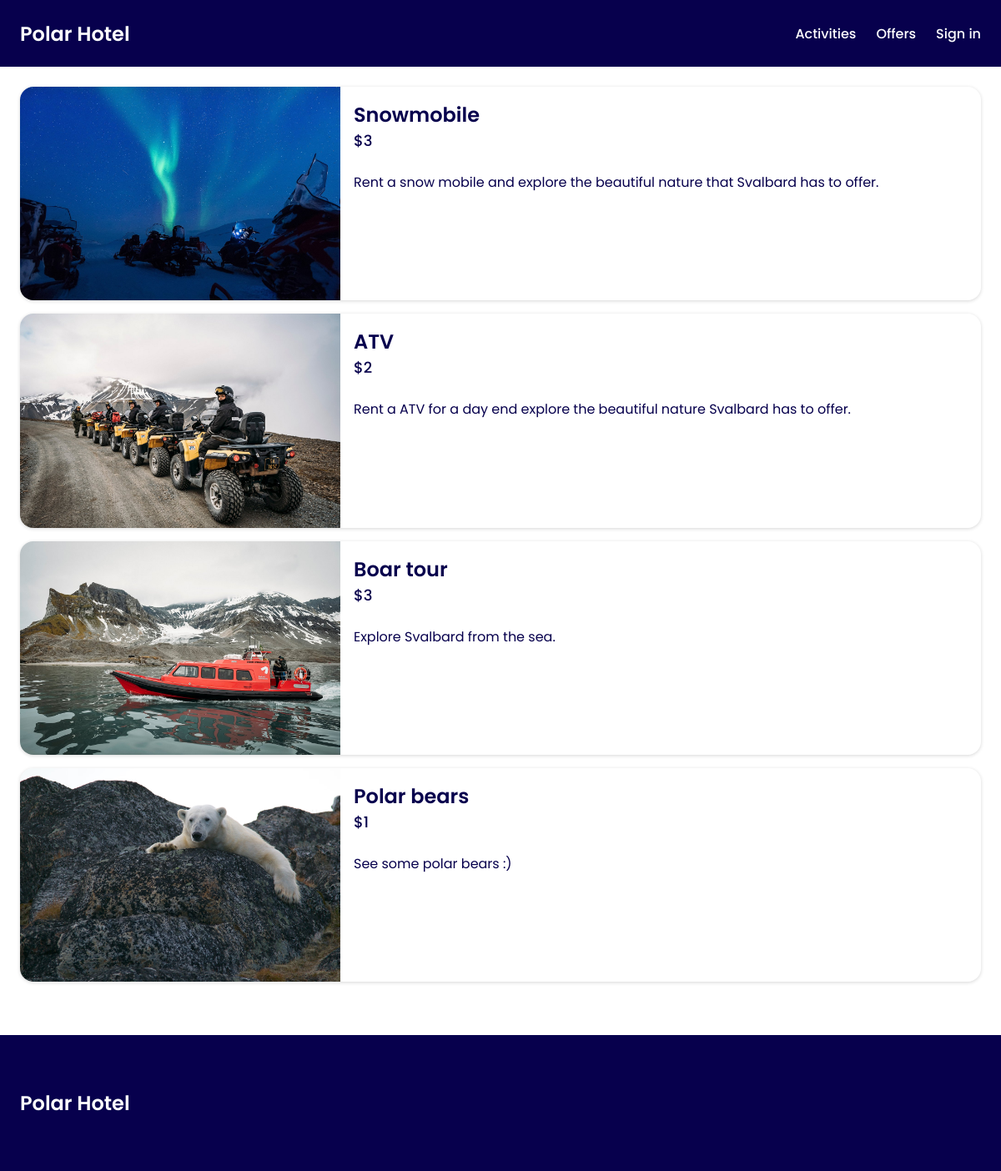
Page /activities.php on the committed database.
### tables this page shows
CREATE TABLE activities (
	id VARCHAR PRIMARY KEY,
	activity VARCHAR,
	price INTEGER,
	description VARCHAR,
	image VARCHAR
);

### app/getActivities.php (called while the page is built, shortened)
<?php
require_once __DIR__ . "/../vendor/autoload.php";
$stars = intval($_ENV["STARS"]);
$selectActivities = $db->query("SELECT * FROM activities");
$selectActivities->execute();
$activities = $selectActivities->fetchAll(PDO::FETCH_ASSOC);
$activities = array_map(function (array $activity) use ($stars) {
    return [...$activity, "price" => $activity["price"] = $activity["price"] + $stars];
}, $activities);

### activities.php (the view, shortened to what this page needs)
<?php
require_once __DIR__ . "/views/header.php";
require_once __DIR__ . "/views/navigation.php";
require __DIR__ . "/app/getActivities.php";
?>
<main class="room-main max-w-section">
    <div class="activity-cards-container">
        <?php foreach ($activities as $activity) : ?>
            <div class="activity-card">
                <img src=<?= "assets/images/" . $activity["image"] ?> alt="activity">
                <div class="activity-card-info">
                    <h3><?= $activity["activity"]; ?></h3>
                    <div class="price-sm"><?= "$" . $activity["price"]; ?></div>
                    <p><?= $activity["description"]; ?></p>
                </div>
            </div>
        <?php endforeach; ?>
    </div>
</main>
<?php require_once __DIR__ . "/views/footer.php"; ?>

### views/header.php (shortened to what this page needs)
<!DOCTYPE html>
<html lang="en">
<head>
    <link rel="stylesheet" href="https://cdnjs.cloudflare.com/ajax/libs/font-awesome/6.5.1/css/all.min.css" />
    <link rel="stylesheet" href="assets/style/style.css">
    <link rel="stylesheet" href="assets/style/mediaQuery.css">
</head>
<body>

### views/navigation.php (shortened to what this page needs)
<header>
    <a href="index.php" class="nav-logo">Polar Hotel</a>
    <nav class="desktop-nav">
        <a href="activities.php">Activities</a>
        <a href="#">Offers</a>
        <a href=<?= isset($_SESSION["admin"]) ? "app/logout.php" : "login.php" ?>><?= isset($_SESSION["admin"]) ? "Sign out" : "Sign in" ?></a>
    </nav>
</header>

### views/footer.php (shortened to what this page needs)
<footer>
    <div class="nav-logo">Polar Hotel</div>
</footer>
</body>
</html>

### assets/style/style.css (style rules this page uses)
:root { --dark-blue: #07004d; --blue: #28bafe; --light-blue: #e3f5fd; --white: #fff; --rounded-md: 16px; --rounded-sm: 8px; }
* { box-sizing: border-box; font-family: "Poppins", sans-serif; }
body { min-height: 100vh; background: var(--white); color: var(--dark-blue); margin: 0; padding: 0; }
footer { background: var(--dark-blue); color: var(--white); padding: 64px 24px; }
h1, h2, h3, p { margin: 0; }
h3 { font-size: 24px; font-weight: 600; }
a { color: var(--white); text-decoration: none; font-weight: 500; font-size: 1rem; }
header { display: flex; justify-content: space-between; align-items: center; padding: 16px 24px; width: 100%; height: 80px; background: var(--dark-blue); color: var(--white); position: fixed; top: 0; left: 0; z-index: 50; overflow-x: hidden; }
.nav-logo { user-select: none; font-size: 24px; font-weight: 600; }
.desktop-nav { display: flex; gap: 24px; }
.max-w-section { max-width: 1440px; width: 100%; margin: 0 auto; }
.room-main { min-height: 100vh; padding: 104px 24px 0 24px; }
.activity-cards-container { display: flex; flex-direction: column; gap: 16px; margin-bottom: 64px; }
.activity-card { display: flex; flex-direction: column; overflow: hidden; border-radius: var(--rounded-md); box-shadow: rgba(0, 0, 0, 0.16) 0px 1px 4px; }
.activity-card img { max-height: 300px; object-fit: cover; object-position: center; }
.activity-card-info { padding: 16px; }
.activity-card-info .price-sm { font-size: 18px; font-weight: 500; margin-bottom: 24px; }

### assets/style/mediaQuery.css (style rules this page uses)
@media (min-width: 700px) { .activity-card { flex-direction: row; } }
@media (min-width: 700px) { .activity-card img { width: calc(100% / 3); } }

### rows in the picture
activities: image (picture), activity "Snowmobile", price "3", description "Rent a snow mobile and explore the beautiful nature that Svalbard has to offer."
activities: image (picture), activity "ATV", price "2", description "Rent a ATV for a day end explore the beautiful nature Svalbard has to offer."
activities: image (picture), activity "Boar tour", price "3", description "Explore Svalbard from the sea."
activities: image (picture), activity "Polar bears", price "1", description "See some polar bears :)"
